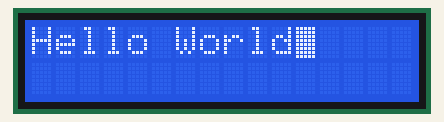
The sketch below on a simulated Arduino Uno, built with avr-gcc and run on an emulated ATmega328P. Shown: 16×2 character LCD. Wiring (inferred from the names in the program): character LCD (HD44780): RS pin 2; R/W pin 3; E pin 4; data pin 8, pin 9, pin 10, pin 11.

Above: at 0.5 s.
At 15.55 s:
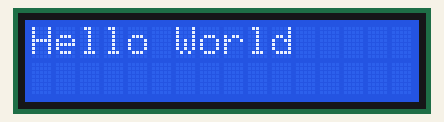
At 28.7 s:
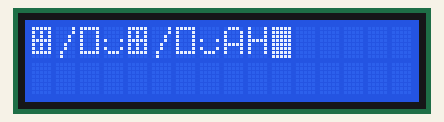

The sketch:

Display.ino
```cpp
// Objective: Print text to an external LCD screen, (Mitsubishi HD44780) without a library over a custom data bus
// Unfinished: WIP

const int RS_pin = 2;
const int RW_pin = 3;
const int E_pin = 4;
const int DB4_pin = 8;

void debug_wait(){
/*
  delay(300);
  //wait for a button press on an input pin
  debug_print("Wait for keypress");
  while(digitalRead(13) == LOW)
  {
   delay(100);
  }
  delay(1000);
*/
}

void debug_print(String message) {
//  Serial.println(message);
}

void write4b(int RS, int data, bool checkBusy){
  int busy = true;
  while(checkBusy && busy){
    digitalWrite(RS_pin, LOW);
    digitalWrite(RW_pin, HIGH);
    digitalWrite(E_pin, HIGH);
    debug_print("debug 0");
    debug_wait(); delay(1);
    busy = digitalRead(DB4_pin + 3);
    digitalWrite(E_pin, LOW);
    debug_print("debug 1");
    debug_wait(); delay(1);
  }
  digitalWrite(RS_pin, RS);
  digitalWrite(RW_pin, 0);
  for(int i = 0; i <= 3; i++){
    pinMode(DB4_pin + i, OUTPUT);
  }
  for(uint8_t i = 0; i <= 3; i++)
  {
    digitalWrite(DB4_pin + i, data & 1<<i);
  }
  digitalWrite(E_pin, HIGH);
  debug_print("debug 2");
  debug_wait(); delay(1);
  digitalWrite(E_pin, LOW);
  for(int i = 0; i <= 3; i++){
    pinMode(DB4_pin + i, INPUT);
  }
  debug_print("debug 3");
  debug_wait(); delay(1);
}

void write8b(int RS, int data){
  write4b(RS, (data & 0xf0) >> 4, true);
  write4b(RS, data & 0xf, false);
}

void initialize(){
  delay(15);
  debug_print("init 1");
  write4b(0, 0x3, false);
  delay(4);
  debug_print("init 2");
  write4b(0, 0x3, false);
  delay(1);
  debug_print("init 3");
  write4b(0, 0x3, false);
  debug_print("init 4");
  write4b(0, 0x2, true);
  debug_print("init 5");
  write8b(0, 0x24);  // n = 0, F = 1
  debug_print("init 6");
  write8b(0, 0x08);
  debug_print("init 7");
  write8b(0, 0x01);
  debug_print("init 8");
  write8b(0, 0x06);  // ID = 1, S= 0
  debug_print("init 9");
  write8b(0, 0x0f);  // C = 1, R = 1
  debug_print("init 10");
}

void displayStr(String string){
  write8b(0, 0x01); // Clear Display
  write8b(0, 0x80); // Set DD Ram address to 0
  for(int i = 0; i < string.length(); i++){
    write8b(1, string[i]);
  }
}

void loadCG(uint8_t charNum, uint8_t len, uint8_t customChar[10]){
  uint8_t cg_addr;
  cg_addr = 0x40 | ((charNum << 4) & 0x30);
  write8b(0, cg_addr);
  for(uint8_t i = 0; i < len; i++)
  {
    write8b(1, customChar[i]);
  }
}

void setup() {
  pinMode(RS_pin, OUTPUT);
  pinMode(RW_pin, OUTPUT);
  pinMode(E_pin, OUTPUT);
  pinMode(DB4_pin, INPUT);
  pinMode(DB4_pin + 1, INPUT);
  pinMode(DB4_pin + 2, INPUT);
  pinMode(DB4_pin + 3, INPUT);
  Serial.begin(9600);
  delay(250);
  initialize();
}


void loop() {
  displayStr("Hello World");
  delay(2000);
  //displayStr("----- -----");
  //delay(2000);

  uint8_t zero[10] = {0, 0, 0, 0, 0, 0, 0, 0, 0, 0};
  loadCG(0, 10, zero);
  loadCG(1, 10, zero);
  loadCG(2, 10, zero);
  loadCG(3, 10, zero);

  uint8_t box[10] = {0x1f, 0x15, 0x15, 0x1f, 0x15, 0x15, 0x1f, 0, 0, 0};
  //uint8_t slash[10] = {0x01, 0x02, 0x04, 0x08, 0x10, 0x01, 0x02, 0, 0, 0};
  uint8_t slash[10] = {0x01, 0x01, 0x02, 0x02, 0x04, 0x04, 0x08, 0x08, 0x10, 0x10};
  uint8_t frame[10] = {0x1f, 0x11, 0x11, 0x11, 0x11, 0x11, 0x1f, 0, 0, 0};
  uint8_t smileFace[10] = {0x00, 0x00, 0x00, 0x11, 0x00, 0x11, 0xe, 0, 0, 0};

  loadCG(0, 10, box);
  loadCG(1, 10, slash);
  loadCG(2, 10, frame);
  loadCG(3, 10, smileFace);

  write8b(0, 0x01); // Clear Display
  write8b(0, 0x80); // Set DD Ram address to 0
  write8b(1, 0x00); //Smiley
  write8b(1, 0x02); //Frame
  write8b(1, 0x04); //Slash
  write8b(1, 0x06); //Box
  write8b(1, 0x08);
  write8b(1, 0x0a);
  write8b(1, 0x0c);
  write8b(1, 0x0e);
  write8b(1, 0x41); //A
  write8b(1, 0x48); //H
  delay(10000);
}
```

Measured:
- what the display in image 0 shows lasts 2.3 s, from 0.4 s to 2.7 s
- what the display in image 2 shows lasts 10.0 s, from 28.7 s to 38.7 s
